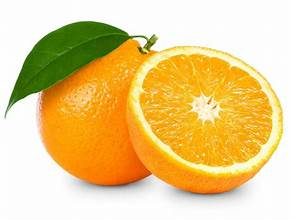
#> input picture orange.png, 293 x 220 px
$ python Week_5.py
#> lines starting #> are read from the running program, lines starting #| are printed output that depends on the picture

'''

# Histogram Processing Techniques:
# 1- grayscale
# 2- Sliding
# 3- Stretching
# 4- Equalization
#********************************Histogram توزيع قيم البكسلات في صورة  by grayscale.******************************************************
from PIL import Image
import matplotlib.pyplot as plt

image = Image.open("orange.png").convert("L")  # Convert to grayscale

histogram = image.histogram() # create

plt.figure(figsize=(10, 5)) #حجم الرسم البياني
plt.bar(range(256), histogram, color='gray')
plt.xlabel('Pixel Intensity')
plt.ylabel('Pixel Count')
plt.title('Grayscale Image Histogram')
plt.show()

#******************************************* Histogram Sliding(سطوع الصورة) **************************************************
# هي تقنية نغير بها درجة (سطوع الصورة) عن طريق إضافة أو طرح قيمة ثابتة إلى جميع قيم البكسلات.
# إذا أضفنا قيمة = نزيد السطوع → يُسمى Right Sliding.
# إذا طرحنا قيمة = نقلل السطوع → يُسمى Left Sliding.

def slide_hist(img,shift):
    fill = np.ones(img.shape,dtype = np.uint8) * shift
    return cv2.add(img,fill)

#*************************************** Histogram Stretching(زيادة التباين في الصورة) ************************************************
import numpy as np
import cv2

pi_grey = cv2.imread("orange.png", 0)
constant = (255-0)/(pi_grey.max()-pi_grey.min())  # --First step--

pi_grey_stretch = (pi_grey - pi_grey.min()) * constant #نحول كل قيمة بكسل من مداها الحالي إلى المدى الجديد.
pi_grey_stretch = np.clip(pi_grey_stretch,0,255).astype(np.uint8) #يضمن أن القيم ما تطلعش عن 0 أو 255.

#************************************** Histogram Equalization(تحسين التباين)***********************************************
# تحسين التباين، خاصة في الصور ذات الإضاءة الضعيفة أو التباين المحدود.
import cv2
pi_grey = cv2.imread("orange.png", 0)
pi_grey_equalized = cv2.equalizeHist(pi_grey) # equalizeHist() تعمل فقط على الصور الرمادية (grayscale)


'''

#******************************************************* Sheet 5 *******************************************************
#1.  Read an image and convert it to gray scale, then by using matplotlib library then show the image and its histogram.
import matplotlib.pyplot as plt
from PIL import Image

pi_grey = Image.open("orange.png").convert("L")
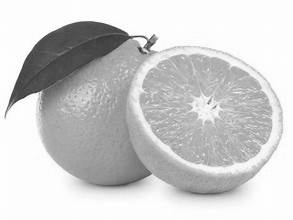
#> pi_grey: PIL image 293x220 L; min 34, max 255, mean 205.3
pi_grey_histogram = pi_grey.histogram() #create
#> pi_grey_histogram = 256 values, max 19269 at index 253, min 0 at index 0, mean 251.8
rows = 1
columns = 2

figure_all_in_one = plt.figure(figsize=(6,8)) #size of histogram

plt.subplot(rows,columns,1) #1->index
plt.imshow(pi_grey)
plt.title("Pi Image")
plt.axis("off")

plt.subplot(rows,columns,2)
plt.plot(pi_grey_histogram)
plt.xlabel('Pixel Intensity')
plt.ylabel('Pixel Count')
plt.title("Histogram")

plt.show()
#> figure, not shown here; panel 2: curve peaks at x = 253, y = 19269
#-----------------------------------------------------------------------------------------------------------------------
#2. Read an image and convert it to gray scale using pillow library, then show the image and its histogram.
from PIL import Image
import matplotlib.pyplot as plt

pi_grey = Image.open("orange.png").convert("L")  # Convert to grayscale
pi_grey.show()

pi_grey_histogram = pi_grey.histogram()

plt.figure(figsize=(8, 5))
plt.plot(pi_grey_histogram)
plt.title("Grayscale Image Histogram")
plt.show()
#> figure, not shown here; curve peaks at x = 253, y = 19269

# Another application in question 2 is to obtain the histogram of a colored image, then extract the intensity ranges
# for the Red, Green, and Blue (RGB) channels and visualize them separately.from PIL import Image
from PIL import Image
import matplotlib.pyplot as plt

pi = Image.open("orange.png")
#> pi is the input picture: PIL image 293x220 RGB; mean R, G, B 232.5, 204.3, 139.6
pi.show()
var = pi.histogram()
#> var = 768 values, max 19056 at index 253, min 0 at index 0, mean 251.8

pi_red   = var[0:256]
#> pi_red = 256 values, max 19056 at index 253, min 0 at index 0, mean 251.8
pi_green = var[256:512]
#> pi_green = 256 values, max 18091 at index 253, min 0 at index 0, mean 251.8
pi_blue  = var[512:768]
#> pi_blue = 256 values, max 17620 at index 253, min 24 at index 128, mean 251.8

plt.plot(pi_red,color = "red")
plt.plot(pi_green,color = "green")
plt.plot(pi_blue,color = "blue")
plt.show()
#> figure, not shown here; curve peaks at x = 253, y = 19056; curve peaks at x = 253, y = 18091; curve peaks at x = 253, y = 17620
#-----------------------------------------------------------------------------------------------------------------------
#3.Read an image and convert it to gray scale using open CV library, then show the image and its histogram.
import cv2
import matplotlib.pyplot as plt

pi_grey = cv2.imread("orange.png",flags = 0)
#> pi_grey: shape (220, 293); min 33, max 255, mean 205.5

var  = cv2.calcHist([pi_grey],[0],None,[256],[0, 255]) # حسب التوزيع الإحصائي لقيم البكسلات من 0 إلى 255
#> var = 256 values, max 19580 at index 253, min 0 at index 0, mean 248.2
# [pi_grey] : the image that we will calculate its histogram, this parameter can take more than one image
# [0]       : the channel number targeted (in case the image is grey scale so channel = 0)
# None      : disable masking, it means we want to calculate the histogram of the entire image not part of it
# [256]     : the number of bins we are using for the graph, decreasing it decreases graph resolution
# [0, 255]   : the range of pixel values

plt.plot(var)
plt.show()
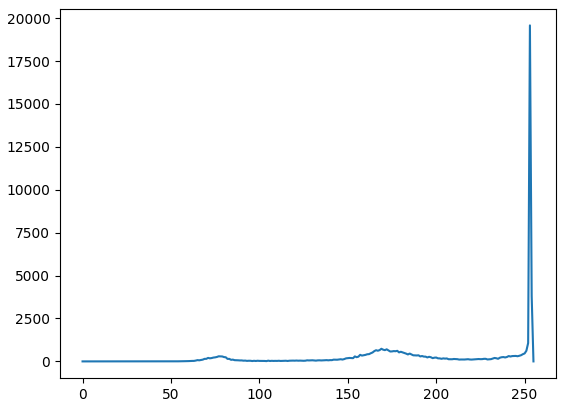
#> figure drawn by matplotlib, 1 panel; curve peaks at x = 253, y = 19580

cv2.imshow("Pi grey image",pi_grey)
cv2.waitKey()
cv2.destroyAllWindows()
#-----------------------------------------------------------------------------------------------------------------------
#4. Apply histogram stretching on gray image and show the images after histogram stretching and its histogram.
import cv2
import matplotlib.pyplot as plt
import numpy as np

pi_grey = cv2.imread("orange.png", 0)
constant = (255-0)/(pi_grey.max()-pi_grey.min())
#> constant = 1.15

pi_grey_stretch = (pi_grey-pi_grey.min()) * constant
pi_grey_stretch = np.clip(pi_grey_stretch,0,255).astype(np.uint8)

rows = 2
columns = 2
figure_all_in_one = plt.figure(figsize=(6,8))

plt.subplot(rows,columns,1)
plt.imshow(pi_grey)
plt.title("Original Pi")
plt.axis("off")

plt.subplot(rows,columns,2)
plt.hist(pi_grey.ravel(),256)
plt.title("Original Pi Histogram")

plt.subplot(rows,columns,3)
plt.imshow(pi_grey_stretch)
plt.title("Stretched Pi")
plt.axis("off")

plt.subplot(rows,columns,4)
plt.hist(pi_grey_stretch.ravel(),256)
plt.title("Stretched Pi Histogram")

plt.show()
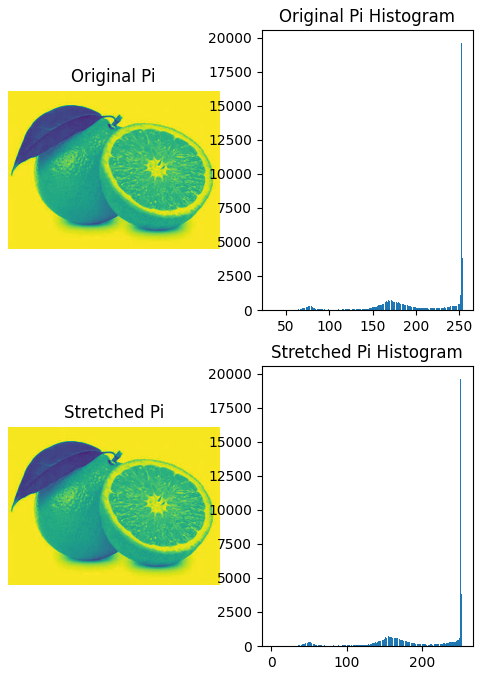
#> figure drawn by matplotlib, 4 panels; panel 2: tallest bar 19580 high, from x = 252.4 to 253.3; panel 4: tallest bar 19580 high, from x = 251 to 252
#-----------------------------------------------------------------------------------------------------------------------
#5-  Apply left and right histogram Sliding on gray image and show the images after sliding and their histogram.
import cv2
import matplotlib.pyplot as plt
import numpy as np

def slide_hist(img,shift):
    fill = np.ones(img.shape,dtype = np.uint8) * shift
    return cv2.add(img,fill)

pi_grey = cv2.imread("orange.png", 0)
pi_grey_histogram = cv2.calcHist([pi_grey],[0],None,[256],[0,255])
#> pi_grey_histogram has the same summary as var

pi_grey_shift = slide_hist(pi_grey,20)
#> in slide_hist, `return cv2.add(img,fill)`:
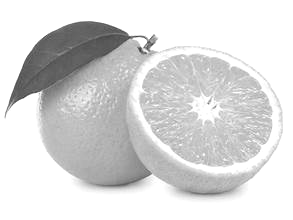
#> returned value: shape (220, 293); min 53, max 255, mean 217.6
pi_grey_shift_histogram = cv2.calcHist([pi_grey_shift],[0],None,[256],[0,255])
#> pi_grey_shift_histogram = 256 values, max 736 at index 189, min 0 at index 0, mean 131.6

rows = 2
columns = 2
plt.subplot(rows,columns,1)
plt.imshow(pi_grey)
plt.title("Original Pi")
plt.axis("off")

plt.subplot(rows,columns,2)
plt.plot(pi_grey_histogram)
plt.title("Original Pi Histogram")

plt.subplot(rows,columns,3)
plt.imshow(pi_grey_shift)
plt.title("Shifted Pi")
plt.axis("off")

plt.subplot(rows,columns,4)
plt.plot(pi_grey_shift_histogram)
plt.title("Shifted Pi Histogram")

plt.show()
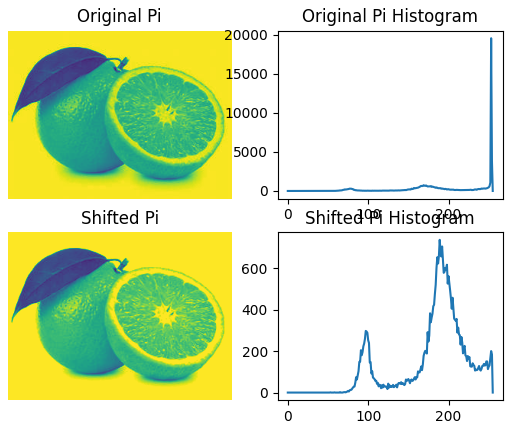
#> figure drawn by matplotlib, 4 panels; panel 2: curve peaks at x = 253, y = 19580; panel 4: curve peaks at x = 189, y = 736
cv2.waitKey()
cv2.destroyAllWindows()
#-----------------------------------------------------------------------------------------------------------------------
#6. Apply histogram equalization on gray image. Show the original image ,the histogram of the original image, the image
# after equalization and its histogram in the same figure.
import cv2
import matplotlib.pyplot as plt

pi_grey = cv2.imread("orange.png", 0)
pi_grey_histogram = cv2.calcHist([pi_grey],[0],None,[256],[0,256])
#> pi_grey_histogram = 256 values, max 19580 at index 253, min 0 at index 0, mean 251.8
pi_grey_equalized = cv2.equalizeHist(pi_grey)
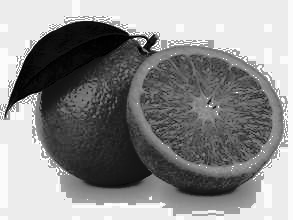
#> pi_grey_equalized: shape (220, 293); min 0, max 255, mean 140.1
pi_grey_equalized_histogram = cv2.calcHist([pi_grey_equalized],[0],None,[256],[0,256])
#> pi_grey_equalized_histogram = 256 values, max 19580 at index 236, min 0 at index 9, mean 251.8

rows = 2
columns = 2
plt.subplot(rows,columns,1)
plt.imshow(pi_grey)
plt.title("Original Pi")
plt.axis("off")

plt.subplot(rows,columns,2)
plt.plot(pi_grey_histogram)
plt.title("Original Pi Histogram")

plt.subplot(rows,columns,3)
plt.imshow(pi_grey_equalized)
plt.title("Equalized Pi")
plt.axis("off")

plt.subplot(rows,columns,4)
plt.plot(pi_grey_equalized_histogram)
plt.title("Equalized Pi Histogram")

plt.show()
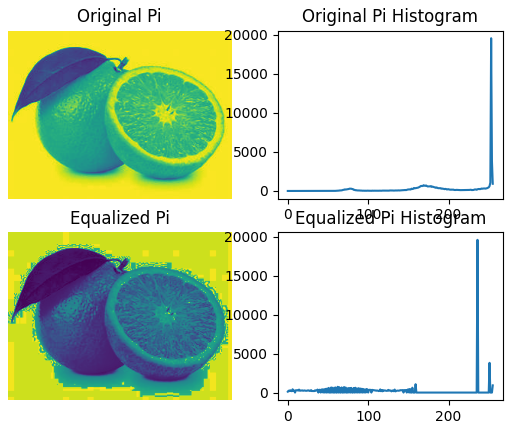
#> figure drawn by matplotlib, 4 panels; panel 2: curve peaks at x = 253, y = 19580; panel 4: curve peaks at x = 236, y = 19580
cv2.waitKey()
cv2.destroyAllWindows()

$ run again, with Kewy.png copied over orange.png
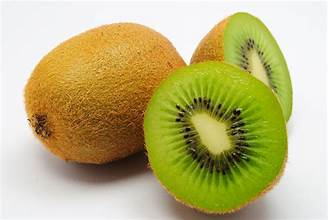
#> input picture Kewy.png, 328 x 220 px
#> `pi_grey_histogram = pi_grey.histogram()`: pi_grey_histogram = 256 values, max 5142 at index 247, min 0 at index 0, mean 281.9
#> pi is the input picture: PIL image 328x220 RGB; mean R, G, B 188.8, 179.7, 124.9
#> `var = pi.histogram()`: var = 768 values, max 4710 at index 503, min 1 at index 2, mean 281.9
#> pi_red = 256 values, max 3398 at index 244, min 1 at index 2, mean 281.9
#> pi_green = 256 values, max 4710 at index 247, min 2 at index 1, mean 281.9
#> pi_blue = 256 values, max 4349 at index 249, min 31 at index 163, mean 281.9
#> `var  = cv2.calcHist([pi_grey],[0],None,[256],[0, 255])`: var = 256 values, max 5185 at index 247, min 0 at index 255, mean 281.6
#> constant = 1
#> `pi_grey_histogram = cv2.calcHist([pi_grey],[0],None,[256],[0,255])`: pi_grey_histogram has the same summary as var
#> pi_grey_shift_histogram = 256 values, max 493 at index 179, min 0 at index 0, mean 193.2
#> `pi_grey_histogram = cv2.calcHist([pi_grey],[0],None,[256],[0,256])`: pi_grey_histogram = 256 values, max 5185 at index 247, min 2 at index 5, mean 281.9
#> `pi_grey_equalized = cv2.equalizeHist(pi_grey)`:
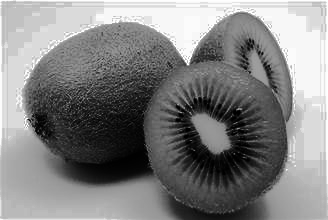
#> pi_grey_equalized: shape (220, 328); min 0, max 255, mean 129.4
#> pi_grey_equalized_histogram = 256 values, max 5185 at index 247, min 0 at index 48, mean 281.9
#> `plt.show()`:
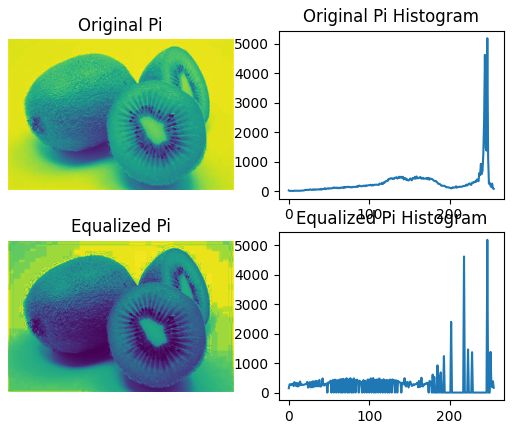
#> figure drawn by matplotlib, 4 panels; panel 2: curve peaks at x = 247, y = 5185; panel 4: curve peaks at x = 247, y = 5185
